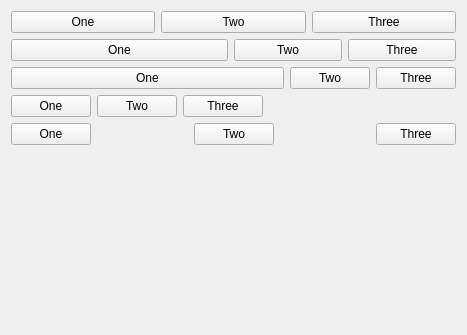
<?xml version="1.0" encoding="UTF-8"?>
<ui version="4.0">
 <class>Form</class>
 <widget class="QWidget" name="Form">
  <property name="geometry">
   <rect>
    <x>0</x>
    <y>0</y>
    <width>467</width>
    <height>335</height>
   </rect>
  </property>
  <property name="windowTitle">
   <string>Form</string>
  </property>
  <layout class="QVBoxLayout" name="verticalLayout">
   <item>
    <layout class="QHBoxLayout" name="horizontalLayout">
     <item>
      <widget class="QPushButton" name="pushButton">
       <property name="text">
        <string>One</string>
       </property>
      </widget>
     </item>
     <item>
      <widget class="QPushButton" name="pushButton_2">
       <property name="text">
        <string>Two</string>
       </property>
      </widget>
     </item>
     <item>
      <widget class="QPushButton" name="pushButton_3">
       <property name="text">
        <string>Three</string>
       </property>
      </widget>
     </item>
    </layout>
   </item>
   <item>
    <layout class="QHBoxLayout" name="horizontalLayout_2" stretch="2,1,1">
     <item>
      <widget class="QPushButton" name="pushButton_4">
       <property name="text">
        <string>One</string>
       </property>
      </widget>
     </item>
     <item>
      <widget class="QPushButton" name="pushButton_5">
       <property name="text">
        <string>Two</string>
       </property>
      </widget>
     </item>
     <item>
      <widget class="QPushButton" name="pushButton_6">
       <property name="text">
        <string>Three</string>
       </property>
      </widget>
     </item>
    </layout>
   </item>
   <item>
    <layout class="QHBoxLayout" name="horizontalLayout_5" stretch="1,0,0">
     <item>
      <widget class="QPushButton" name="pushButton_13">
       <property name="text">
        <string>One</string>
       </property>
      </widget>
     </item>
     <item>
      <widget class="QPushButton" name="pushButton_14">
       <property name="text">
        <string>Two</string>
       </property>
      </widget>
     </item>
     <item>
      <widget class="QPushButton" name="pushButton_15">
       <property name="text">
        <string>Three</string>
       </property>
      </widget>
     </item>
    </layout>
   </item>
   <item>
    <layout class="QHBoxLayout" name="horizontalLayout_3">
     <item>
      <widget class="QPushButton" name="pushButton_7">
       <property name="text">
        <string>One</string>
       </property>
      </widget>
     </item>
     <item>
      <widget class="QPushButton" name="pushButton_8">
       <property name="text">
        <string>Two</string>
       </property>
      </widget>
     </item>
     <item>
      <widget class="QPushButton" name="pushButton_9">
       <property name="text">
        <string>Three</string>
       </property>
      </widget>
     </item>
     <item>
      <spacer name="horizontalSpacer">
       <property name="orientation">
        <enum>Qt::Horizontal</enum>
       </property>
       <property name="sizeHint" stdset="0">
        <size>
         <width>40</width>
         <height>20</height>
        </size>
       </property>
      </spacer>
     </item>
    </layout>
   </item>
   <item>
    <layout class="QHBoxLayout" name="horizontalLayout_4">
     <item>
      <widget class="QPushButton" name="pushButton_10">
       <property name="text">
        <string>One</string>
       </property>
      </widget>
     </item>
     <item>
      <spacer name="horizontalSpacer_2">
       <property name="orientation">
        <enum>Qt::Horizontal</enum>
       </property>
       <property name="sizeHint" stdset="0">
        <size>
         <width>40</width>
         <height>20</height>
        </size>
       </property>
      </spacer>
     </item>
     <item>
      <widget class="QPushButton" name="pushButton_11">
       <property name="text">
        <string>Two</string>
       </property>
      </widget>
     </item>
     <item>
      <spacer name="horizontalSpacer_3">
       <property name="orientation">
        <enum>Qt::Horizontal</enum>
       </property>
       <property name="sizeHint" stdset="0">
        <size>
         <width>40</width>
         <height>20</height>
        </size>
       </property>
      </spacer>
     </item>
     <item>
      <widget class="QPushButton" name="pushButton_12">
       <property name="text">
        <string>Three</string>
       </property>
      </widget>
     </item>
    </layout>
   </item>
   <item>
    <spacer name="verticalSpacer">
     <property name="orientation">
      <enum>Qt::Vertical</enum>
     </property>
     <property name="sizeHint" stdset="0">
      <size>
       <width>20</width>
       <height>134</height>
      </size>
     </property>
    </spacer>
   </item>
  </layout>
 </widget>
 <resources/>
 <connections/>
</ui>
